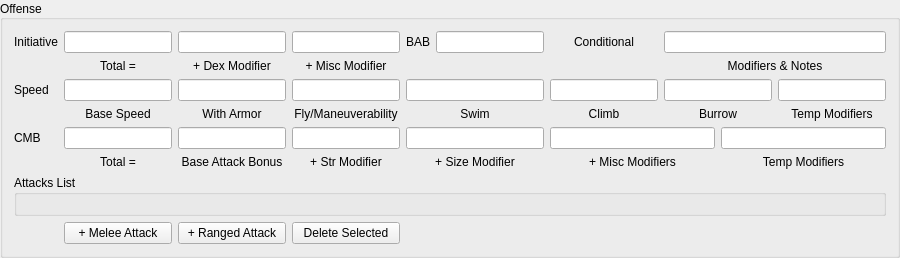
         <widget class="QGroupBox" name="groupBox_4">
          <property name="minimumSize">
           <size>
            <width>825</width>
            <height>0</height>
           </size>
          </property>
          <property name="title">
           <string>Offense</string>
          </property>
          <property name="alignment">
           <set>Qt::AlignLeading|Qt::AlignLeft|Qt::AlignVCenter</set>
          </property>
          <layout class="QGridLayout" name="gridLayout_5">
           <item row="6" column="0" colspan="11">
            <widget class="QGroupBox" name="groupBox_10">
             <property name="title">
              <string>Attacks List</string>
             </property>
             <layout class="QGridLayout" name="gridLayout_12">
              <item row="0" column="1">
               <spacer name="horizontalSpacer_43">
                <property name="orientation">
                 <enum>Qt::Horizontal</enum>
                </property>
                <property name="sizeType">
                 <enum>QSizePolicy::Fixed</enum>
                </property>
                <property name="sizeHint" stdset="0">
                 <size>
                  <width>170</width>
                  <height>0</height>
                 </size>
                </property>
               </spacer>
              </item>
              <item row="0" column="6">
               <spacer name="horizontalSpacer_44">
                <property name="orientation">
                 <enum>Qt::Horizontal</enum>
                </property>
                <property name="sizeType">
                 <enum>QSizePolicy::Fixed</enum>
                </property>
                <property name="sizeHint" stdset="0">
                 <size>
                  <width>150</width>
                  <height>0</height>
                 </size>
                </property>
               </spacer>
              </item>
              <item row="0" column="0">
               <spacer name="horizontalSpacer_42">
                <property name="orientation">
                 <enum>Qt::Horizontal</enum>
                </property>
                <property name="sizeHint" stdset="0">
                 <size>
                  <width>40</width>
                  <height>0</height>
                 </size>
                </property>
               </spacer>
              </item>
              <item row="0" column="3">
               <spacer name="horizontalSpacer_155">
                <property name="orientation">
                 <enum>Qt::Horizontal</enum>
                </property>
                <property name="sizeHint" stdset="0">
                 <size>
                  <width>40</width>
                  <height>0</height>
                 </size>
                </property>
               </spacer>
              </item>
              <item row="0" column="4">
               <spacer name="horizontalSpacer_156">
                <property name="orientation">
                 <enum>Qt::Horizontal</enum>
                </property>
                <property name="sizeHint" stdset="0">
                 <size>
                  <width>40</width>
                  <height>0</height>
                 </size>
                </property>
               </spacer>
              </item>
              <item row="0" column="2">
               <spacer name="horizontalSpacer_154">
                <property name="orientation">
                 <enum>Qt::Horizontal</enum>
                </property>
                <property name="sizeHint" stdset="0">
                 <size>
                  <width>40</width>
                  <height>0</height>
                 </size>
                </property>
               </spacer>
              </item>
              <item row="0" column="5">
               <spacer name="horizontalSpacer_157">
                <property name="orientation">
                 <enum>Qt::Horizontal</enum>
                </property>
                <property name="sizeHint" stdset="0">
                 <size>
                  <width>40</width>
                  <height>0</height>
                 </size>
                </property>
               </spacer>
              </item>
             </layout>
            </widget>
           </item>
           <item row="0" column="3">
            <widget class="QLineEdit" name="initiative_miscModifier">
             <property name="alignment">
              <set>Qt::AlignCenter</set>
             </property>
            </widget>
           </item>
           <item row="0" column="4" colspan="2">
            <widget class="QLabel" name="label_145">
             <property name="text">
              <string>BAB</string>
             </property>
             <property name="alignment">
              <set>Qt::AlignCenter</set>
             </property>
            </widget>
           </item>
           <item row="0" column="2">
            <widget class="QLineEdit" name="initiative_dexModifier">
             <property name="alignment">
              <set>Qt::AlignCenter</set>
             </property>
             <property name="readOnly">
              <bool>true</bool>
             </property>
            </widget>
           </item>
           <item row="0" column="1">
            <widget class="QLineEdit" name="initiative_total">
             <property name="alignment">
              <set>Qt::AlignCenter</set>
             </property>
             <property name="readOnly">
              <bool>true</bool>
             </property>
            </widget>
           </item>
           <item row="0" column="0">
            <widget class="QLabel" name="label_132">
             <property name="text">
              <string>Initiative</string>
             </property>
             <property name="alignment">
              <set>Qt::AlignCenter</set>
             </property>
            </widget>
           </item>
           <item row="1" column="8" colspan="3">
            <widget class="QLabel" name="label_152">
             <property name="text">
              <string>Modifiers &amp; Notes</string>
             </property>
             <property name="alignment">
              <set>Qt::AlignCenter</set>
             </property>
            </widget>
           </item>
           <item row="2" column="2">
            <widget class="QLineEdit" name="speed_withArmor">
             <property name="alignment">
              <set>Qt::AlignCenter</set>
             </property>
            </widget>
           </item>
           <item row="0" column="7">
            <widget class="QLabel" name="label_146">
             <property name="text">
              <string>Conditional</string>
             </property>
             <property name="alignment">
              <set>Qt::AlignCenter</set>
             </property>
            </widget>
           </item>
           <item row="0" column="6">
            <widget class="QLineEdit" name="bab">
             <property name="alignment">
              <set>Qt::AlignCenter</set>
             </property>
            </widget>
           </item>
           <item row="0" column="8" colspan="3">
            <widget class="QLineEdit" name="conditionalOffenseModifiers"/>
           </item>
           <item row="2" column="4" colspan="3">
            <widget class="QLineEdit" name="speed_swim">
             <property name="minimumSize">
              <size>
               <width>101</width>
               <height>0</height>
              </size>
             </property>
             <property name="alignment">
              <set>Qt::AlignCenter</set>
             </property>
            </widget>
           </item>
           <item row="2" column="10">
            <widget class="QLineEdit" name="speed_tempModifiers"/>
           </item>
           <item row="1" column="1">
            <widget class="QLabel" name="label_149">
             <property name="text">
              <string>Total =</string>
             </property>
             <property name="alignment">
              <set>Qt::AlignCenter</set>
             </property>
            </widget>
           </item>
           <item row="2" column="8" colspan="2">
            <widget class="QLineEdit" name="speed_burrow">
             <property name="alignment">
              <set>Qt::AlignCenter</set>
             </property>
            </widget>
           </item>
           <item row="2" column="7">
            <widget class="QLineEdit" name="speed_climb">
             <property name="alignment">
              <set>Qt::AlignCenter</set>
             </property>
            </widget>
           </item>
           <item row="2" column="0">
            <widget class="QLabel" name="label_147">
             <property name="text">
              <string>Speed</string>
             </property>
             <property name="alignment">
              <set>Qt::AlignLeading|Qt::AlignLeft|Qt::AlignVCenter</set>
             </property>
            </widget>
           </item>
           <item row="2" column="1">
            <widget class="QLineEdit" name="speed_base">
             <property name="alignment">
              <set>Qt::AlignCenter</set>
             </property>
            </widget>
           </item>
           <item row="3" column="2">
            <widget class="QLabel" name="label_154">
             <property name="text">
              <string>With Armor</string>
             </property>
             <property name="alignment">
              <set>Qt::AlignCenter</set>
             </property>
            </widget>
           </item>
           <item row="3" column="1">
            <widget class="QLabel" name="label_153">
             <property name="text">
              <string>Base Speed</string>
             </property>
             <property name="alignment">
              <set>Qt::AlignCenter</set>
             </property>
            </widget>
           </item>
           <item row="3" column="10">
            <widget class="QLabel" name="label_159">
             <property name="text">
              <string>Temp Modifiers</string>
             </property>
             <property name="alignment">
              <set>Qt::AlignCenter</set>
             </property>
            </widget>
           </item>
           <item row="3" column="3">
            <widget class="QLabel" name="label_155">
             <property name="text">
              <string>Fly/Maneuverability</string>
             </property>
             <property name="alignment">
              <set>Qt::AlignCenter</set>
             </property>
            </widget>
           </item>
           <item row="2" column="3">
            <widget class="QLineEdit" name="speed_fly">
             <property name="alignment">
              <set>Qt::AlignCenter</set>
             </property>
            </widget>
           </item>
           <item row="3" column="4" colspan="3">
            <widget class="QLabel" name="label_156">
             <property name="text">
              <string>Swim</string>
             </property>
             <property name="alignment">
              <set>Qt::AlignCenter</set>
             </property>
            </widget>
           </item>
           <item row="3" column="8" colspan="2">
            <widget class="QLabel" name="label_158">
             <property name="text">
              <string>Burrow</string>
             </property>
             <property name="alignment">
              <set>Qt::AlignCenter</set>
             </property>
            </widget>
           </item>
           <item row="4" column="0">
            <widget class="QLabel" name="label_148">
             <property name="text">
              <string>CMB</string>
             </property>
             <property name="alignment">
              <set>Qt::AlignLeading|Qt::AlignLeft|Qt::AlignVCenter</set>
             </property>
            </widget>
           </item>
           <item row="1" column="3">
            <widget class="QLabel" name="label_151">
             <property name="text">
              <string>+ Misc Modifier</string>
             </property>
             <property name="alignment">
              <set>Qt::AlignCenter</set>
             </property>
            </widget>
           </item>
           <item row="4" column="1">
            <widget class="QLineEdit" name="cmb_total">
             <property name="alignment">
              <set>Qt::AlignCenter</set>
             </property>
             <property name="readOnly">
              <bool>true</bool>
             </property>
            </widget>
           </item>
           <item row="1" column="2">
            <widget class="QLabel" name="label_150">
             <property name="text">
              <string>+ Dex Modifier</string>
             </property>
             <property name="alignment">
              <set>Qt::AlignCenter</set>
             </property>
            </widget>
           </item>
           <item row="3" column="7">
            <widget class="QLabel" name="label_157">
             <property name="text">
              <string>Climb</string>
             </property>
             <property name="alignment">
              <set>Qt::AlignCenter</set>
             </property>
            </widget>
           </item>
           <item row="4" column="3">
            <widget class="QLineEdit" name="cmb_strModifier">
             <property name="alignment">
              <set>Qt::AlignCenter</set>
             </property>
             <property name="readOnly">
              <bool>true</bool>
             </property>
            </widget>
           </item>
           <item row="4" column="2">
            <widget class="QLineEdit" name="cmb_bab">
             <property name="alignment">
              <set>Qt::AlignCenter</set>
             </property>
             <property name="readOnly">
              <bool>true</bool>
             </property>
            </widget>
           </item>
           <item row="5" column="3">
            <widget class="QLabel" name="label_162">
             <property name="text">
              <string>+ Str Modifier</string>
             </property>
             <property name="alignment">
              <set>Qt::AlignCenter</set>
             </property>
            </widget>
           </item>
           <item row="5" column="9" colspan="2">
            <widget class="QLabel" name="label_165">
             <property name="text">
              <string>Temp Modifiers</string>
             </property>
             <property name="alignment">
              <set>Qt::AlignCenter</set>
             </property>
            </widget>
           </item>
           <item row="5" column="4" colspan="3">
            <widget class="QLabel" name="label_163">
             <property name="text">
              <string>+ Size Modifier</string>
             </property>
             <property name="alignment">
              <set>Qt::AlignCenter</set>
             </property>
            </widget>
           </item>
           <item row="5" column="2">
            <widget class="QLabel" name="label_161">
             <property name="text">
              <string>Base Attack Bonus</string>
             </property>
             <property name="alignment">
              <set>Qt::AlignCenter</set>
             </property>
            </widget>
           </item>
           <item row="5" column="1">
            <widget class="QLabel" name="label_160">
             <property name="text">
              <string>Total =</string>
             </property>
             <property name="alignment">
              <set>Qt::AlignCenter</set>
             </property>
            </widget>
           </item>
           <item row="5" column="7" colspan="2">
            <widget class="QLabel" name="label_164">
             <property name="text">
              <string>+ Misc Modifiers</string>
             </property>
             <property name="alignment">
              <set>Qt::AlignCenter</set>
             </property>
            </widget>
           </item>
           <item row="4" column="9" colspan="2">
            <widget class="QLineEdit" name="cmb_tempModifiers"/>
           </item>
           <item row="4" column="4" colspan="3">
            <widget class="QLineEdit" name="cmb_sizeModifier">
             <property name="alignment">
              <set>Qt::AlignCenter</set>
             </property>
            </widget>
           </item>
           <item row="4" column="7" colspan="2">
            <widget class="QLineEdit" name="cmb_miscModifiers"/>
           </item>
           <item row="7" column="1">
            <widget class="QPushButton" name="addMeleeAttack">
             <property name="text">
              <string>+ Melee Attack</string>
             </property>
            </widget>
           </item>
           <item row="7" column="2">
            <widget class="QPushButton" name="addRangedAttack">
             <property name="text">
              <string>+ Ranged Attack</string>
             </property>
            </widget>
           </item>
           <item row="7" column="3">
            <widget class="QPushButton" name="deleteAttack">
             <property name="text">
              <string>Delete Selected</string>
             </property>
            </widget>
           </item>
          </layout>
         </widget>
